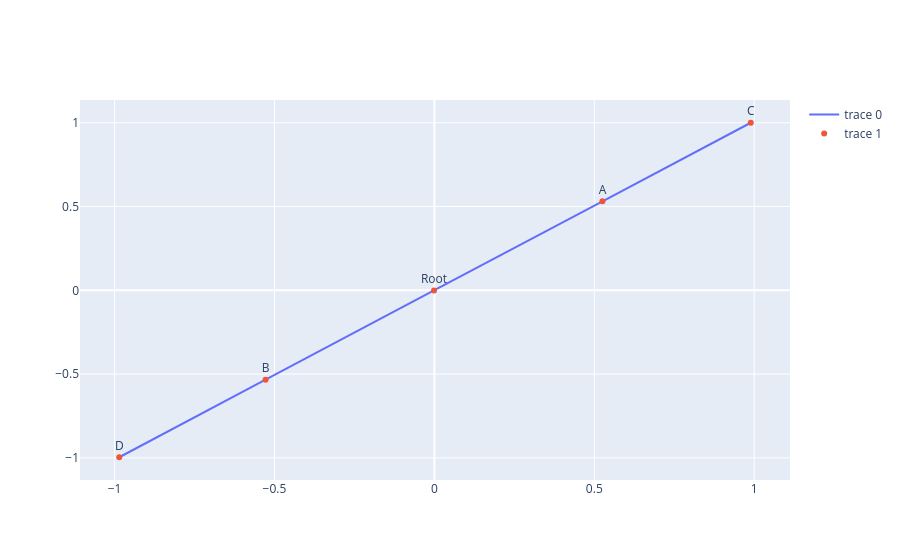

Notebook cell for this chart:
### Code cell
import networkx as nx
import plotly.graph_objects as go

G = nx.Graph()
G.add_edges_from([("Root","A"),("Root","B"),("A","C"),("B","D")])

pos = nx.spring_layout(G)

# Edges
edge_x, edge_y = [], []
for e in G.edges():
    x0, y0 = pos[e[0]]
    x1, y1 = pos[e[1]]
    edge_x += [x0, x1, None]
    edge_y += [y0, y1, None]

edge_trace = go.Scatter(x=edge_x, y=edge_y, mode='lines')

# Nodes
node_x, node_y, labels = [], [], []
for node in G.nodes():
    x, y = pos[node]
    node_x.append(x)
    node_y.append(y)
    labels.append(node)

node_trace = go.Scatter(
    x=node_x,
    y=node_y,
    mode='markers+text',
    text=labels,
    textposition="top center"
)

# Combine
fig = go.Figure(data=[edge_trace, node_trace])
fig.show()

### Figure 1 — Plotly figure (JSON) as saved in the notebook; plotly's stock layout.template omitted (floating-point values rounded to 4 significant figures)
{"data": [{"mode": "lines", "type": "scatter", "x": [-0.001297, 0.5255, null, -0.001297, -0.5279, null, 0.5255, 0.9892, null, -0.5279, -0.9855, null], "y": [-0.001182, 0.5313, null, -0.001182, -0.5337, null, 0.5313, 1, null, -0.5337, -0.9965, null]}, {"mode": "markers+text", "text": ["Root", "A", "B", "C", "D"], "textposition": "top center", "type": "scatter", "x": [-0.001297, 0.5255, -0.5279, 0.9892, -0.9855], "y": [-0.001182, 0.5313, -0.5337, 1, -0.9965]}], "layout": {}}
